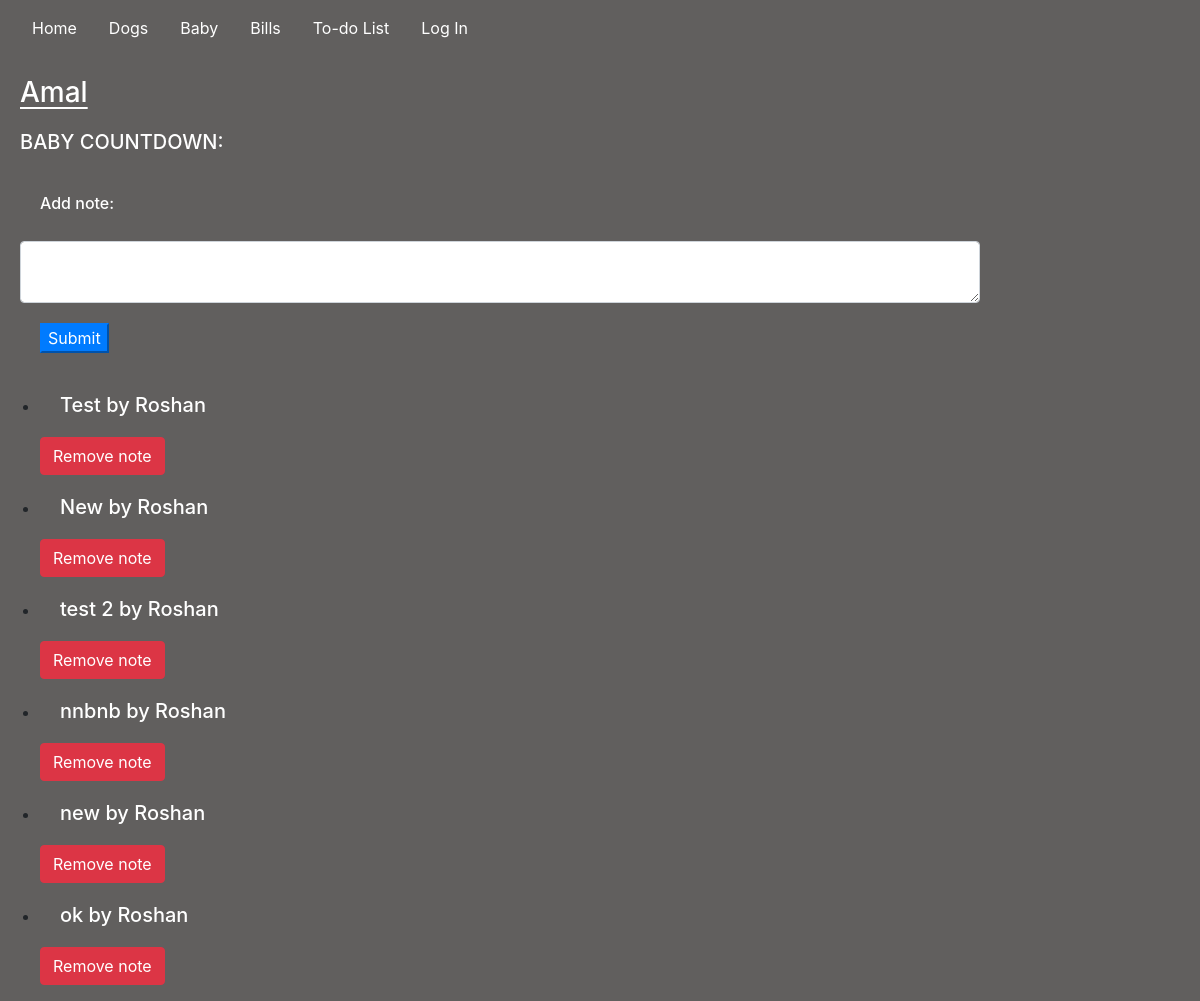
Screenshot of /baby_name/Amal with the database file from the repository.
### housemanager/models.py (models this page shows, shortened)
class Baby(models.Model):
    baby_name = models.CharField(max_length=100)
    baby_due = models.DateField(default=datetime.now, blank=True)

class Notes(models.Model):
    note = models.TextField(blank=True)
    user_note = models.ForeignKey(User, on_delete=models.CASCADE)

### housemanager/views.py (the view)
# urls.py: path("baby_name/<str:baby_name>", views.baby_name, name="baby_name"),
@csrf_exempt
def baby_name(request, baby_name):
    if request.method == "GET":
        notes = Notes.objects.all()
        baby = Baby.objects.get(baby_name=baby_name)
        return render(request, "housemanager/baby_name.html", {
            "notes": notes,
            "baby": baby
        })
    else:
        baby = Baby.objects.get(baby_name=baby_name)
        return JsonResponse(f"{baby.baby_due}", safe=False)

### housemanager/templates/housemanager/baby_name.html (shortened to what this page needs)
{% extends "housemanager/layout.html" %}
{% load static %}
{% block body %}
<h3 style="text-decoration: underline; text-underline-offset: 5px;" id="name">{{baby.baby_name}}</h3>
<div id="count-div">
    <h5>BABY COUNTDOWN:</h5>
</div>
<div id="note-div">
    <label for="note"><h6>Add note:</h5></label>
    <textarea class="form-control" id="note"></textarea>
    <button class="btn-primary" id="note-but">Submit</button>
</div>
<div>
    <ul id="baby-notes">
        {% for notes in notes%}
        <li id="note-list" data-id={{notes.id}} class="note-list">
            <h5>{{notes.note}} by {{notes.user_note | title}}</h5>
            <button data-id={{notes.id}} id="remove-note" class="btn btn-danger">Remove note</button>
        </li>
        {% endfor %}
    </ul>
</div>
{% endblock %}

### housemanager/static/housemanager/styles.css (style rules this page uses)
html, body { background-color: #615f5e; margin: 0; padding: 0; display: block; }
h4, h3 { color: white; margin: 20px; }
h5, h6 { color: white; margin: 20px; }
.btn-primary { margin: 20px; }
#note-div { width: 80%; margin: 20px; }
#note-but { margin-left: 20px; }

### rows the page displays
Baby: baby_name "Amal"
Notes: note "Test", user_note "Roshan"
Notes: note "New", user_note "Roshan"
Notes: note "test 2", user_note "Roshan"
Notes: note "nnbnb", user_note "Roshan"
Notes: note "new", user_note "Roshan"
Notes: note "ok", user_note "Roshan"
